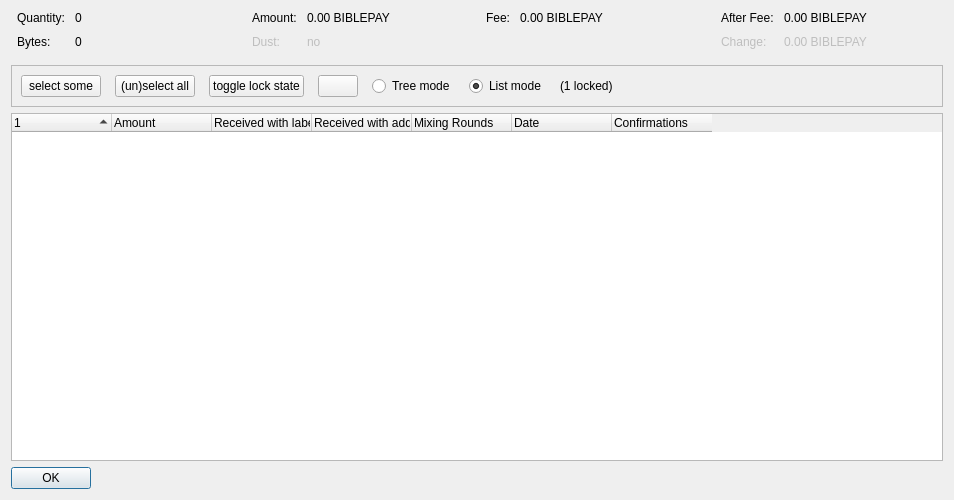
<?xml version="1.0" encoding="UTF-8"?>
<ui version="4.0">
 <class>CoinControlDialog</class>
 <widget class="QDialog" name="CoinControlDialog">
  <property name="geometry">
   <rect>
    <x>0</x>
    <y>0</y>
    <width>954</width>
    <height>500</height>
   </rect>
  </property>
  <property name="windowTitle">
   <string>Coin Selection</string>
  </property>
  <layout class="QVBoxLayout" name="verticalLayout">
   <item>
    <layout class="QHBoxLayout" name="horizontalLayoutTop" stretch="0,0,0,0">
     <property name="topMargin">
      <number>0</number>
     </property>
     <property name="bottomMargin">
      <number>10</number>
     </property>
     <item>
      <layout class="QFormLayout" name="formLayoutCoinControl1">
       <property name="horizontalSpacing">
        <number>10</number>
       </property>
       <property name="verticalSpacing">
        <number>10</number>
       </property>
       <property name="leftMargin">
        <number>6</number>
       </property>
       <property name="rightMargin">
        <number>6</number>
       </property>
       <item row="0" column="0">
        <widget class="QLabel" name="labelCoinControlQuantityText">
         <property name="text">
          <string>Quantity:</string>
         </property>
        </widget>
       </item>
       <item row="0" column="1">
        <widget class="QLabel" name="labelCoinControlQuantity">
         <property name="cursor">
          <cursorShape>IBeamCursor</cursorShape>
         </property>
         <property name="contextMenuPolicy">
          <enum>Qt::ActionsContextMenu</enum>
         </property>
         <property name="text">
          <string notr="true">0</string>
         </property>
         <property name="textInteractionFlags">
          <set>Qt::LinksAccessibleByMouse|Qt::TextSelectableByKeyboard|Qt::TextSelectableByMouse</set>
         </property>
        </widget>
       </item>
       <item row="1" column="0">
        <widget class="QLabel" name="labelCoinControlBytesText">
         <property name="text">
          <string>Bytes:</string>
         </property>
        </widget>
       </item>
       <item row="1" column="1">
        <widget class="QLabel" name="labelCoinControlBytes">
         <property name="cursor">
          <cursorShape>IBeamCursor</cursorShape>
         </property>
         <property name="contextMenuPolicy">
          <enum>Qt::ActionsContextMenu</enum>
         </property>
         <property name="text">
          <string notr="true">0</string>
         </property>
         <property name="textInteractionFlags">
          <set>Qt::LinksAccessibleByMouse|Qt::TextSelectableByKeyboard|Qt::TextSelectableByMouse</set>
         </property>
        </widget>
       </item>
      </layout>
     </item>
     <item>
      <layout class="QFormLayout" name="formLayoutCoinControl2">
       <property name="horizontalSpacing">
        <number>10</number>
       </property>
       <property name="verticalSpacing">
        <number>10</number>
       </property>
       <property name="leftMargin">
        <number>6</number>
       </property>
       <property name="rightMargin">
        <number>6</number>
       </property>
       <item row="0" column="0">
        <widget class="QLabel" name="labelCoinControlAmountText">
         <property name="text">
          <string>Amount:</string>
         </property>
        </widget>
       </item>
       <item row="0" column="1">
        <widget class="QLabel" name="labelCoinControlAmount">
         <property name="cursor">
          <cursorShape>IBeamCursor</cursorShape>
         </property>
         <property name="contextMenuPolicy">
          <enum>Qt::ActionsContextMenu</enum>
         </property>
         <property name="text">
          <string notr="true">0.00 BIBLEPAY</string>
         </property>
         <property name="textInteractionFlags">
          <set>Qt::LinksAccessibleByMouse|Qt::TextSelectableByKeyboard|Qt::TextSelectableByMouse</set>
         </property>
        </widget>
       </item>
       <item row="1" column="0">
        <widget class="QLabel" name="labelCoinControlLowOutputText">
         <property name="enabled">
          <bool>false</bool>
         </property>
         <property name="text">
          <string>Dust:</string>
         </property>
        </widget>
       </item>
       <item row="1" column="1">
        <widget class="QLabel" name="labelCoinControlLowOutput">
         <property name="enabled">
          <bool>false</bool>
         </property>
         <property name="cursor">
          <cursorShape>IBeamCursor</cursorShape>
         </property>
         <property name="contextMenuPolicy">
          <enum>Qt::ActionsContextMenu</enum>
         </property>
         <property name="text">
          <string notr="true">no</string>
         </property>
         <property name="textInteractionFlags">
          <set>Qt::LinksAccessibleByMouse|Qt::TextSelectableByKeyboard|Qt::TextSelectableByMouse</set>
         </property>
        </widget>
       </item>
      </layout>
     </item>
     <item>
      <layout class="QFormLayout" name="formLayoutCoinControl3">
       <property name="horizontalSpacing">
        <number>10</number>
       </property>
       <property name="verticalSpacing">
        <number>10</number>
       </property>
       <property name="leftMargin">
        <number>6</number>
       </property>
       <property name="rightMargin">
        <number>6</number>
       </property>
       <item row="0" column="0">
        <widget class="QLabel" name="labelCoinControlFeeText">
         <property name="text">
          <string>Fee:</string>
         </property>
        </widget>
       </item>
       <item row="0" column="1">
        <widget class="QLabel" name="labelCoinControlFee">
         <property name="cursor">
          <cursorShape>IBeamCursor</cursorShape>
         </property>
         <property name="contextMenuPolicy">
          <enum>Qt::ActionsContextMenu</enum>
         </property>
         <property name="text">
          <string notr="true">0.00 BIBLEPAY</string>
         </property>
         <property name="textInteractionFlags">
          <set>Qt::LinksAccessibleByMouse|Qt::TextSelectableByKeyboard|Qt::TextSelectableByMouse</set>
         </property>
        </widget>
       </item>
      </layout>
     </item>
     <item>
      <layout class="QFormLayout" name="formLayoutCoinControl4">
       <property name="horizontalSpacing">
        <number>10</number>
       </property>
       <property name="verticalSpacing">
        <number>10</number>
       </property>
       <property name="leftMargin">
        <number>6</number>
       </property>
       <property name="rightMargin">
        <number>6</number>
       </property>
       <item row="0" column="0">
        <widget class="QLabel" name="labelCoinControlAfterFeeText">
         <property name="text">
          <string>After Fee:</string>
         </property>
        </widget>
       </item>
       <item row="0" column="1">
        <widget class="QLabel" name="labelCoinControlAfterFee">
         <property name="cursor">
          <cursorShape>IBeamCursor</cursorShape>
         </property>
         <property name="contextMenuPolicy">
          <enum>Qt::ActionsContextMenu</enum>
         </property>
         <property name="text">
          <string notr="true">0.00 BIBLEPAY</string>
         </property>
         <property name="textInteractionFlags">
          <set>Qt::LinksAccessibleByMouse|Qt::TextSelectableByKeyboard|Qt::TextSelectableByMouse</set>
         </property>
        </widget>
       </item>
       <item row="1" column="0">
        <widget class="QLabel" name="labelCoinControlChangeText">
         <property name="enabled">
          <bool>false</bool>
         </property>
         <property name="text">
          <string>Change:</string>
         </property>
        </widget>
       </item>
       <item row="1" column="1">
        <widget class="QLabel" name="labelCoinControlChange">
         <property name="enabled">
          <bool>false</bool>
         </property>
         <property name="cursor">
          <cursorShape>IBeamCursor</cursorShape>
         </property>
         <property name="contextMenuPolicy">
          <enum>Qt::ActionsContextMenu</enum>
         </property>
         <property name="text">
          <string notr="true">0.00 BIBLEPAY</string>
         </property>
         <property name="textInteractionFlags">
          <set>Qt::LinksAccessibleByMouse|Qt::TextSelectableByKeyboard|Qt::TextSelectableByMouse</set>
         </property>
        </widget>
       </item>
      </layout>
     </item>
    </layout>
   </item>
   <item>
    <widget class="QFrame" name="frame">
     <property name="minimumSize">
      <size>
       <width>0</width>
       <height>40</height>
      </size>
     </property>
     <property name="frameShape">
      <enum>QFrame::StyledPanel</enum>
     </property>
     <property name="frameShadow">
      <enum>QFrame::Sunken</enum>
     </property>
     <layout class="QHBoxLayout" name="horizontalLayout">
      <item>
       <layout class="QHBoxLayout" name="horizontalLayoutPanel" stretch="0,0,0,0,0,0,0">
        <property name="spacing">
         <number>14</number>
        </property>
        <item>
	         <widget class="QPushButton" name="pushButtonSelectSome">
	          <property name="sizePolicy">
	           <sizepolicy hsizetype="Maximum" vsizetype="Fixed">
	            <horstretch>0</horstretch>
	            <verstretch>0</verstretch>
	           </sizepolicy>
	          </property>
	          <property name="text">
	           <string>select some</string>
	          </property>
	          <property name="autoDefault">
	           <bool>false</bool>
	          </property>
	         </widget>
	        </item>
        
        <item>
         <widget class="QPushButton" name="pushButtonSelectAll">
          <property name="sizePolicy">
           <sizepolicy hsizetype="Maximum" vsizetype="Fixed">
            <horstretch>0</horstretch>
            <verstretch>0</verstretch>
           </sizepolicy>
          </property>
          <property name="text">
           <string>(un)select all</string>
          </property>
          <property name="autoDefault">
           <bool>false</bool>
          </property>
         </widget>
        </item>
        <item>
         <widget class="QPushButton" name="pushButtonToggleLock">
          <property name="sizePolicy">
           <sizepolicy hsizetype="Maximum" vsizetype="Fixed">
            <horstretch>0</horstretch>
            <verstretch>0</verstretch>
           </sizepolicy>
          </property>
          <property name="text">
           <string>toggle lock state</string>
          </property>
          <property name="autoDefault">
           <bool>false</bool>
          </property>
         </widget>
        </item>
        <item>
         <widget class="QPushButton" name="hideButton">
          <property name="sizePolicy">
           <sizepolicy hsizetype="Maximum" vsizetype="Fixed">
            <horstretch>0</horstretch>
            <verstretch>0</verstretch>
           </sizepolicy>
          </property>
          <property name="text">
           <string/>
          </property>
          <property name="autoDefault">
           <bool>false</bool>
          </property>
         </widget>
        </item>
        <item>
         <widget class="QRadioButton" name="radioTreeMode">
          <property name="sizePolicy">
           <sizepolicy hsizetype="Maximum" vsizetype="Fixed">
            <horstretch>0</horstretch>
            <verstretch>0</verstretch>
           </sizepolicy>
          </property>
          <property name="text">
           <string>Tree mode</string>
          </property>
         </widget>
        </item>
        <item>
         <widget class="QRadioButton" name="radioListMode">
          <property name="sizePolicy">
           <sizepolicy hsizetype="Maximum" vsizetype="Fixed">
            <horstretch>0</horstretch>
            <verstretch>0</verstretch>
           </sizepolicy>
          </property>
          <property name="text">
           <string>List mode</string>
          </property>
          <property name="checked">
           <bool>true</bool>
          </property>
         </widget>
        </item>
        <item>
         <widget class="QLabel" name="labelLocked">
          <property name="text">
           <string>(1 locked)</string>
          </property>
         </widget>
        </item>
        <item>
         <spacer name="horizontalSpacer">
          <property name="orientation">
           <enum>Qt::Horizontal</enum>
          </property>
          <property name="sizeHint" stdset="0">
           <size>
            <width>40</width>
            <height>20</height>
           </size>
          </property>
         </spacer>
        </item>
       </layout>
      </item>
     </layout>
    </widget>
   </item>
   <item>
    <widget class="CoinControlTreeWidget" name="treeWidget">
     <property name="contextMenuPolicy">
      <enum>Qt::CustomContextMenu</enum>
     </property>
     <property name="sortingEnabled">
      <bool>false</bool>
     </property>
     <property name="columnCount">
      <number>7</number>
     </property>
     <attribute name="headerShowSortIndicator" stdset="0">
      <bool>true</bool>
     </attribute>
     <attribute name="headerStretchLastSection">
      <bool>false</bool>
     </attribute>
     <column>
      <property name="text">
       <string/>
      </property>
     </column>
     <column>
      <property name="text">
       <string>Amount</string>
      </property>
     </column>
     <column>
      <property name="text">
       <string>Received with label</string>
      </property>
     </column>
     <column>
      <property name="text">
       <string>Received with address</string>
      </property>
     </column>
     <column>
      <property name="text">
       <string>Mixing Rounds</string>
      </property>
     </column>
     <column>
      <property name="text">
       <string>Date</string>
      </property>
     </column>
     <column>
      <property name="text">
       <string>Confirmations</string>
      </property>
      <property name="toolTip">
       <string>Confirmed</string>
      </property>
     </column>
    </widget>
   </item>
   <item>
    <widget class="QDialogButtonBox" name="buttonBox">
     <property name="sizePolicy">
      <sizepolicy hsizetype="Maximum" vsizetype="Fixed">
       <horstretch>0</horstretch>
       <verstretch>0</verstretch>
      </sizepolicy>
     </property>
     <property name="orientation">
      <enum>Qt::Horizontal</enum>
     </property>
     <property name="standardButtons">
      <set>QDialogButtonBox::Ok</set>
     </property>
    </widget>
   </item>
  </layout>
 </widget>
 <customwidgets>
  <customwidget>
   <class>CoinControlTreeWidget</class>
   <extends>QTreeWidget</extends>
   <header>qt/coincontroltreewidget.h</header>
  </customwidget>
 </customwidgets>
 <resources/>
 <connections/>
</ui>
